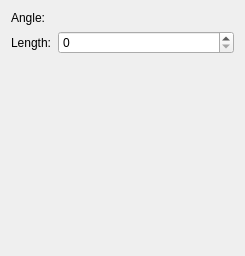
<?xml version="1.0" encoding="UTF-8"?>
<ui version="4.0">
 <author>
    SPDX-FileCopyrightText: none
    SPDX-License-Identifier: GPL-3.0-or-later
  </author>
 <class>WdgMotionBlur</class>
 <widget class="QWidget" name="WdgMotionBlur">
  <property name="geometry">
   <rect>
    <x>0</x>
    <y>0</y>
    <width>245</width>
    <height>256</height>
   </rect>
  </property>
  <layout class="QVBoxLayout" name="verticalLayout">
   <item>
    <layout class="QFormLayout" name="formLayout">
     <item row="0" column="0">
      <widget class="QLabel" name="label">
       <property name="text">
        <string>Angle:</string>
       </property>
      </widget>
     </item>
     <item row="1" column="0">
      <widget class="QLabel" name="label_2">
       <property name="text">
        <string>Length:</string>
       </property>
      </widget>
     </item>
     <item row="0" column="1">
      <widget class="KisAngleSelector" name="blurAngleSelector" native="true"/>
     </item>
     <item row="1" column="1">
      <widget class="KisSliderSpinBox" name="blurLength" native="true">
       <property name="sizePolicy">
        <sizepolicy hsizetype="Expanding" vsizetype="Preferred">
         <horstretch>0</horstretch>
         <verstretch>0</verstretch>
        </sizepolicy>
       </property>
      </widget>
     </item>
    </layout>
   </item>
   <item>
    <spacer>
     <property name="orientation">
      <enum>Qt::Vertical</enum>
     </property>
     <property name="sizeType">
      <enum>QSizePolicy::Expanding</enum>
     </property>
     <property name="sizeHint" stdset="0">
      <size>
       <width>20</width>
       <height>18</height>
      </size>
     </property>
    </spacer>
   </item>
  </layout>
 </widget>
 <customwidgets>
  <customwidget>
   <class>KisSliderSpinBox</class>
   <extends>QSpinBox</extends>
   <header>kis_slider_spin_box.h</header>
   <container>1</container>
  </customwidget>
  <customwidget>
   <class>KisAngleSelector</class>
   <extends>QWidget</extends>
   <header location="global">KisAngleSelector.h</header>
   <container>1</container>
  </customwidget>
 </customwidgets>
 <resources/>
 <connections/>
</ui>
